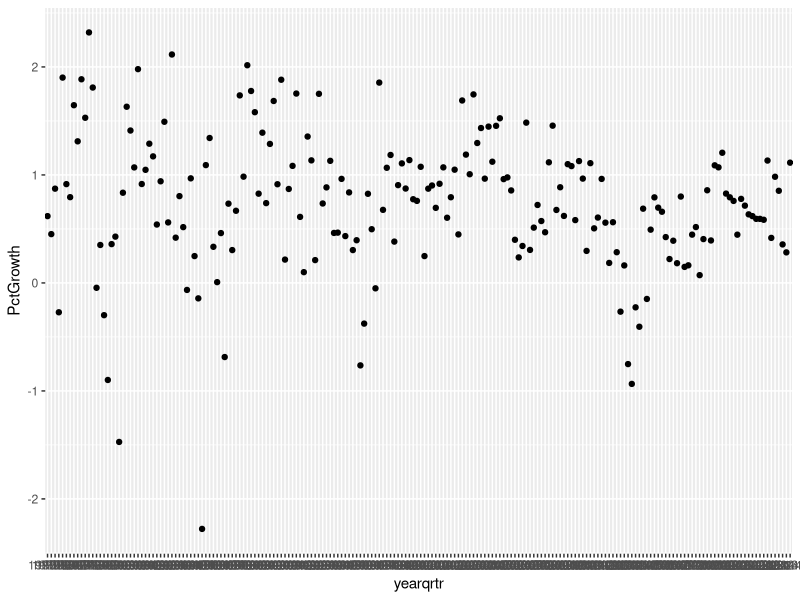
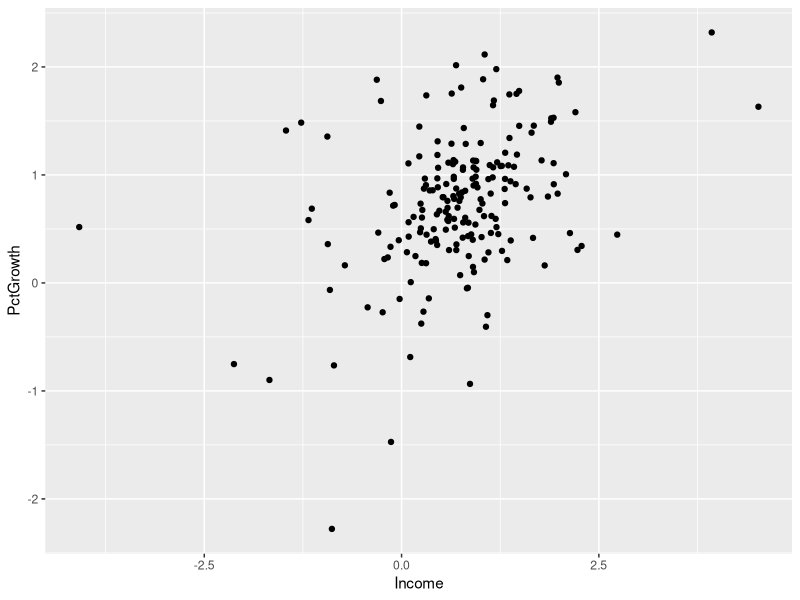
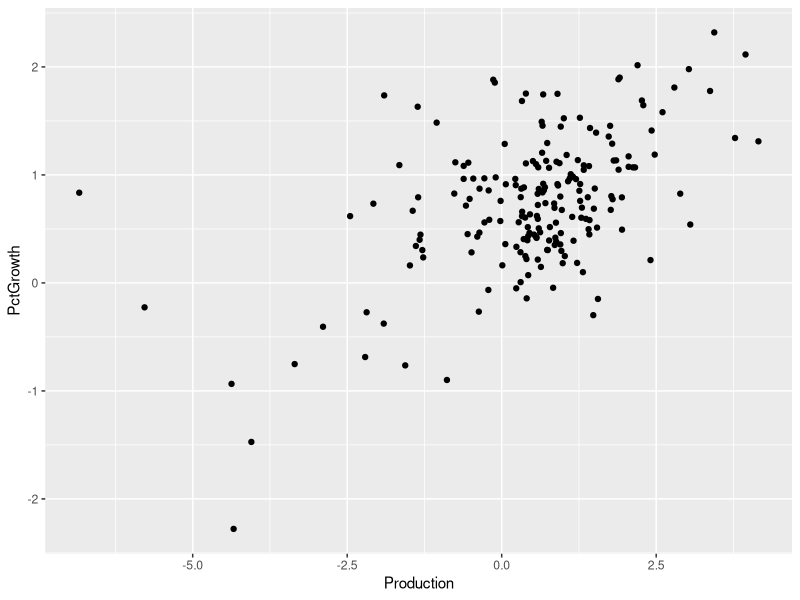
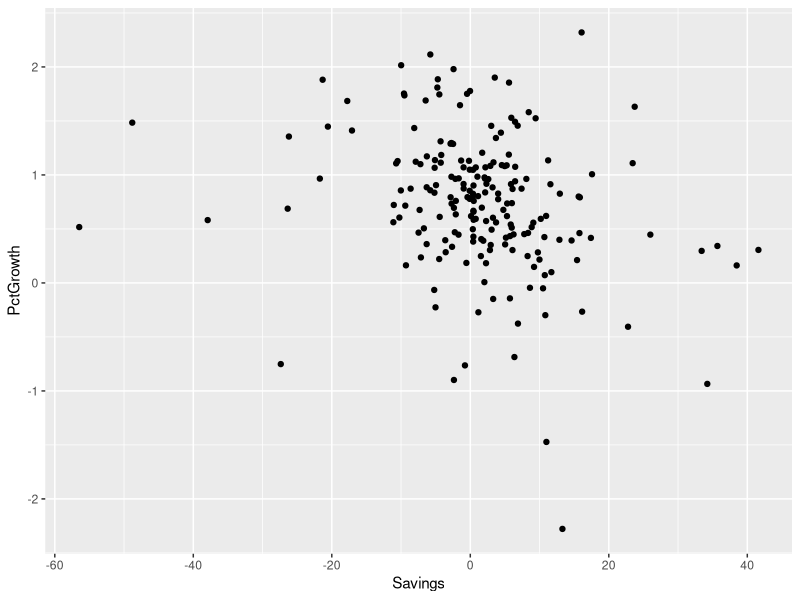
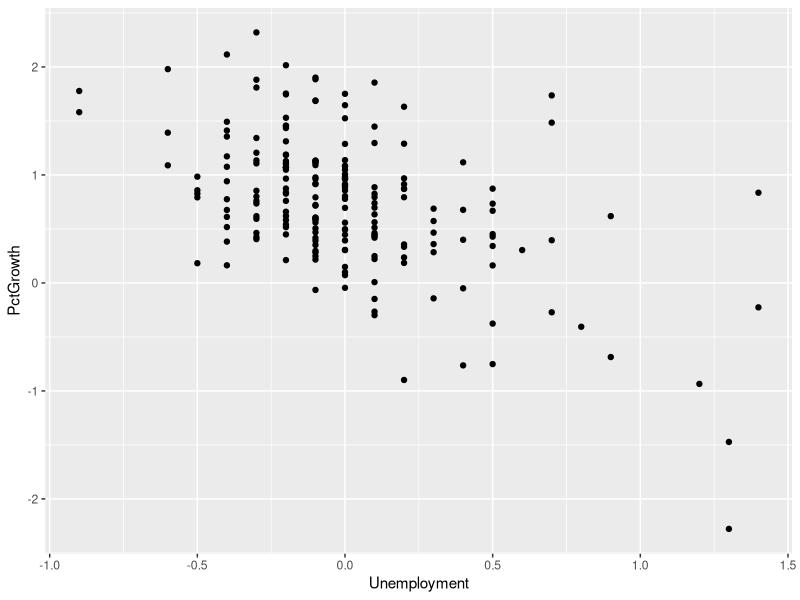

Source code (R) for these figures, in order:
## ---- chunk 1
library(tidyverse)
library(vroom)

data <- vroom('CompanyGrowth.csv')
data <- data %>%
  mutate(yearqrtr = paste(Year, Qrtr, sep = "-"))
## ---- chunk 2
# growth stays about the same throughout
ggplot(data=data, aes(x=yearqrtr, y=PctGrowth)) +
  geom_point()
# Change in Income
ggplot(data=data, aes(x=Income, y=PctGrowth)) +
  geom_point()
# Change in Production
ggplot(data=data, aes(x=Production, y=PctGrowth)) +
  geom_point()
# Change in Savings
ggplot(data=data, aes(x=Savings, y=PctGrowth)) +
  geom_point()
# Change in Unemployment
ggplot(data=data, aes(x=Unemployment, y=PctGrowth)) +
  geom_point()
## ---- chunk 3
    # basic linear model
    growth.lm <- lm(PctGrowth ~ Income + Production + Savings + Unemployment, data=data)
## ---- chunk 4
    # new linear model accounting for date features and with spline and what not

    # facebook prophet (maybe not this one because it won't account for other variables)

    # ARIMA
